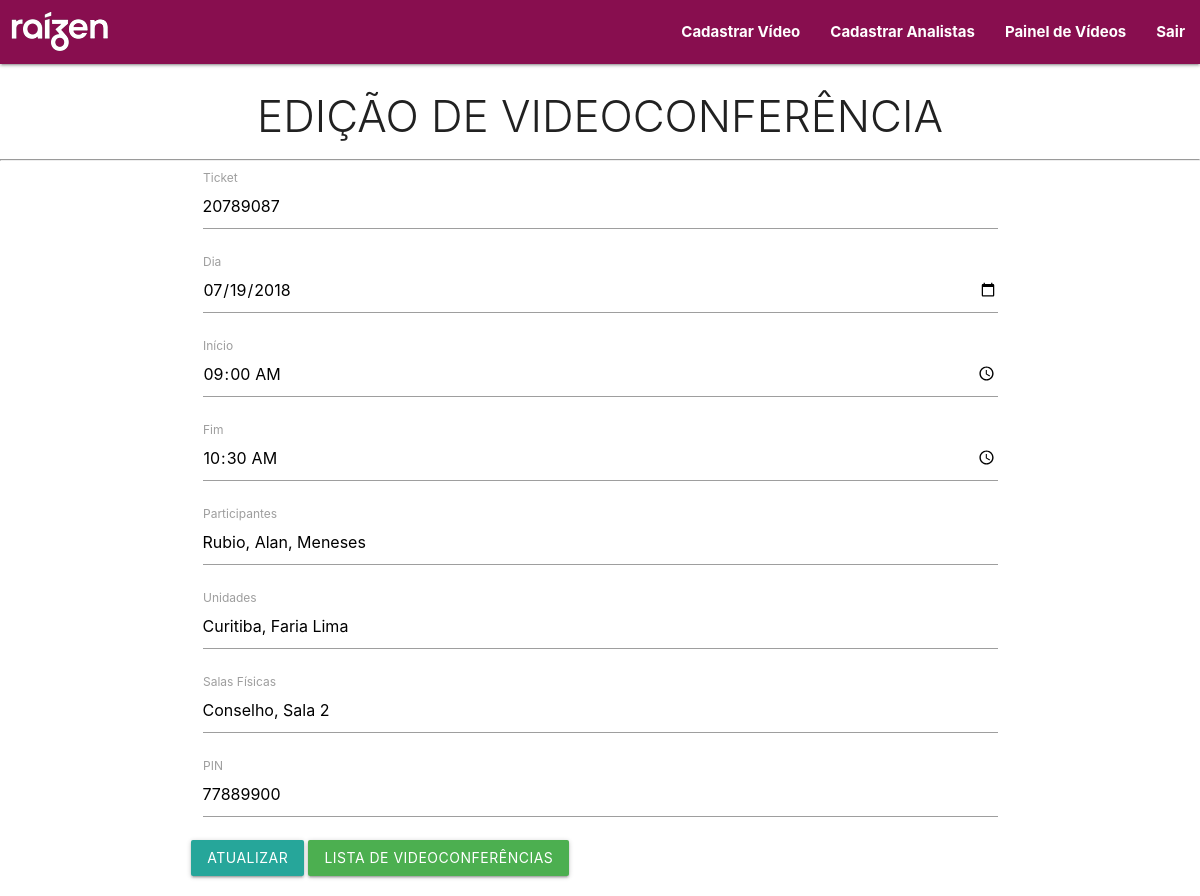
Page /editaVideo.php?id=57 (signed in) on the committed database.
### tables this page shows
CREATE TABLE `videoconferencias` (
  `id` int(11) NOT NULL,
  `ticket` int(11) NOT NULL,
  `dia` date NOT NULL,
  `unidadesParticipantes` varchar(50) NOT NULL,
  `nomeParticipantes` varchar(200) NOT NULL,
  `salasFisicas` varchar(50) NOT NULL,
  `horaInicio` time NOT NULL,
  `horaFim` time NOT NULL,
  `pin` int(11) NOT NULL,
  `vip` char(3) NOT NULL
);

### editaVideo.php (the view, shortened to what this page needs)
<?php
include_once './view/topo.php';
if (isset($_GET['id'])) {
    $id = mysqli_escape_string($connect, $_GET['id']);
    $sqlEdita = "SELECT * FROM videoconferencias WHERE id = '$id' ";
    $resultadoEdita = mysqli_query($connect, $sqlEdita);
    $dadosEdita = mysqli_fetch_array($resultadoEdita);
}
?>
<h3 class="light center-align">EDIÇÃO DE VIDEOCONFERÊNCIA</h3>
<hr>
    <div class="container">
        <div class="row">
            <div class="col s12 m12">
                <form action="update.php" method="POST">
                    <div class="input-field col s12">
                        <input type="number" name="ticket" id="ticket" value="<?php echo $dadosEdita['ticket']; ?>">
                        <label for="ticket">Ticket</label>
                    </div>
                    <div class="input-field col s12">
                        <input type="date" name="dia" id="dia" value="<?php echo $dadosEdita['dia']; ?>">
                        <label for="dia">Dia</label>
                    </div>
                    <div class="input-field col s12">
                        <input type="time" name="inicio" id="inicio" value="<?php echo $dadosEdita['horaInicio']; ?>">
                        <label for="inicio">Início</label>
                    </div>
                    <div class="input-field col s12">
                        <input type="time" name="fim" id="fim" value="<?php echo $dadosEdita['horaFim']; ?>">
                        <label for="fim">Fim</label>
                    </div>
                    <div class="input-field col s12">
                        <input type="text" name="participantes" id="participantes" value="<?php echo $dadosEdita['nomeParticipantes']; ?>">
                        <label for="participantes">Participantes</label>
                    </div>
                    <div class="input-field col s12">
                        <input type="text" name="unidades" id="unidades" value="<?php echo $dadosEdita['unidadesParticipantes']; ?>">
                        <label for="unidades">Unidades</label>
                    </div>
                    <div class="input-field col s12">
                        <input type="text" name="salasFisicas" id="salasFisicas" value="<?php echo $dadosEdita['salasFisicas']; ?>">
                        <label for="salasFisicas">Salas Físicas</label>
                    </div>
                    <div class="input-field col s12">
                        <input type="text" name="pin" id="pin" value="<?php echo $dadosEdita['pin']; ?>">
                        <label for="pin">PIN</label>
                    </div>
                    <button type="submit" name="btnAtualizar" class="btn waves-effect waves-light">ATUALIZAR</button>
                    <a href="dashboard.php" class="btn green waves-effect waves-light">LISTA DE VIDEOCONFERÊNCIAS</a>
                </form>
            </div>
        </div>
    </div>
<?php
    include_once './view/rodape.php';
?>

### rows in the picture
videoconferencias: ticket "20789087", dia "07/19/2018", inicio "09:00:00", fim "10:30:00", participantes "Rubio, Alan, Meneses", unidades "Curitiba, Faria Lima", salasFisicas "Conselho, Sala 2", pin "77889900"
